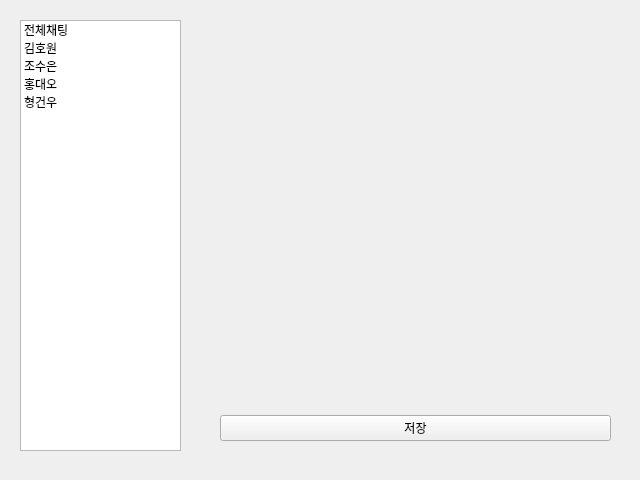
<?xml version="1.0" encoding="UTF-8"?>
<ui version="4.0">
 <class>ChatLog</class>
 <widget class="QWidget" name="ChatLog">
  <property name="geometry">
   <rect>
    <x>0</x>
    <y>0</y>
    <width>640</width>
    <height>480</height>
   </rect>
  </property>
  <property name="windowTitle">
   <string>Form</string>
  </property>
  <widget class="QListWidget" name="logList">
   <property name="geometry">
    <rect>
     <x>20</x>
     <y>20</y>
     <width>161</width>
     <height>431</height>
    </rect>
   </property>
   <item>
    <property name="text">
     <string>전체채팅</string>
    </property>
   </item>
   <item>
    <property name="text">
     <string>김호원</string>
    </property>
   </item>
   <item>
    <property name="text">
     <string>조수은</string>
    </property>
   </item>
   <item>
    <property name="text">
     <string>홍대오</string>
    </property>
   </item>
   <item>
    <property name="text">
     <string>형건우</string>
    </property>
   </item>
  </widget>
  <widget class="QWidget" name="">
   <property name="geometry">
    <rect>
     <x>220</x>
     <y>20</y>
     <width>391</width>
     <height>421</height>
    </rect>
   </property>
   <layout class="QVBoxLayout" name="verticalLayout">
    <item>
     <widget class="QLabel" name="chatTitle">
      <property name="text">
       <string/>
      </property>
     </widget>
    </item>
    <item>
     <widget class="QStackedWidget" name="logStacked">
      <widget class="QWidget" name="page"/>
      <widget class="QWidget" name="page_2"/>
     </widget>
    </item>
    <item>
     <widget class="QPushButton" name="saveLogBtn">
      <property name="text">
       <string>저장</string>
      </property>
     </widget>
    </item>
   </layout>
  </widget>
 </widget>
 <resources/>
 <connections/>
</ui>
